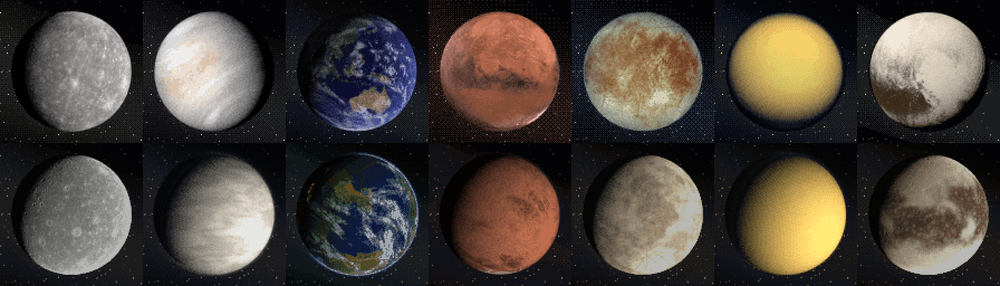
#> input picture solar_sheet.png, 1000 x 286 px, shrunk from 1792 x 512 before the run
$ python color_stats.py ../solar_sheet.png
#> lines starting #> are read from the running program, lines starting #| are printed output that depends on the picture; after the words box and inside, x2 and y2 are one past the last pixel; in counts of white or black regions, pixels touching at a corner belong together
"""Compare the colours of a photo and a render, per material.

Pixels are labelled by colour alone (photos have no material labels), the same
way for both images: space = dark, cloud = bright + grey, ocean = blue-dominant,
land = the rest. Prints share, median RGB and saturation per class.

  uv run --no-project --with numpy --with pillow python tools/color_stats.py \
      earth_images/leo_0.jpeg:0,100,678,339 leo_raw_x4.png
"""
import sys

import numpy as np
from PIL import Image


def load(arg):
#> called with arg = '../solar_sheet.png'
    path, _, crop = arg.partition(":")
    im = Image.open(path).convert("RGB")
    if crop:
        x, y, w, h = map(int, crop.split(","))
        im = im.crop((x, y, x + w, y + h))
    return np.asarray(im, dtype=np.float32) / 255.0


def classes(px):
    r, g, b = px[..., 0], px[..., 1], px[..., 2]
    mx, mn = px.max(-1), px.min(-1)
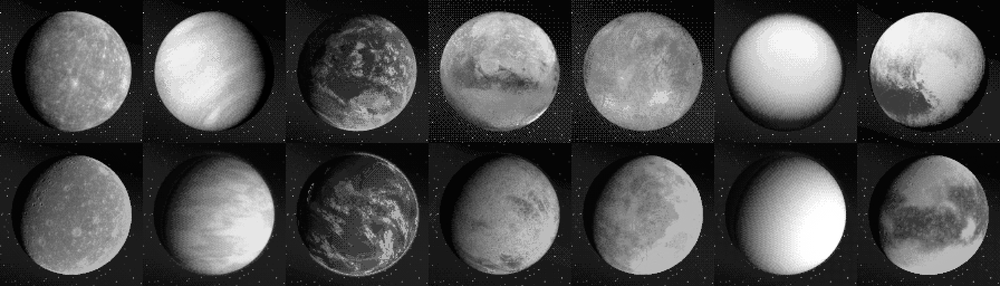
#> mx: shape (286, 1000) float32; min 0, max 1, mean 0.309
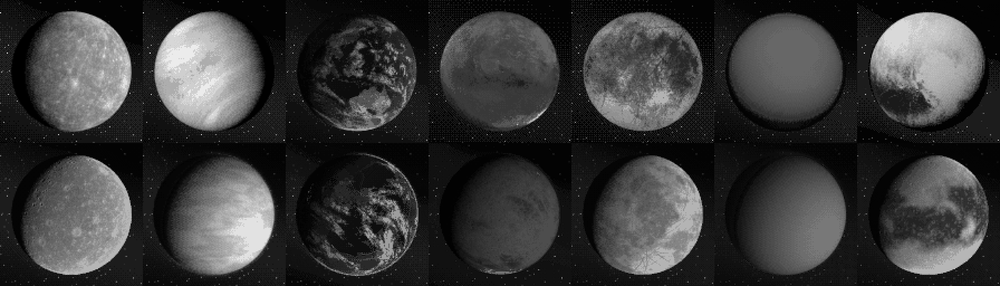
#> mn: shape (286, 1000) float32; min 0, max 0.941, mean 0.221
    sat = (mx - mn) / np.maximum(mx, 1e-3)
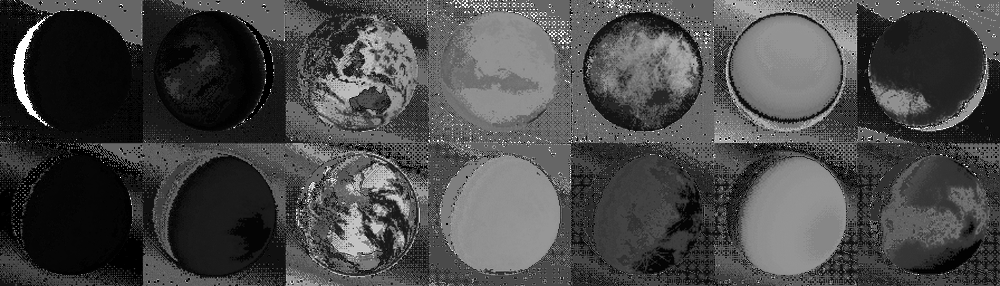
#> sat: shape (286, 1000) float32; min 0, max 1, mean 0.286
    space = mx < 0.08
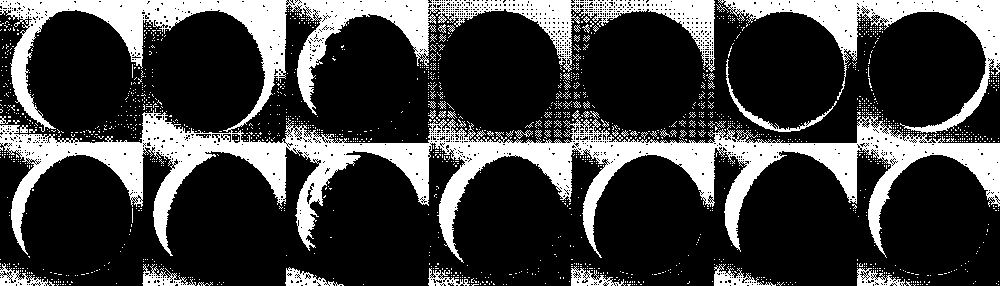
#> space: shape (286, 1000) bool; 24.7% white; 1547 white regions (1502 under 20 px), largest, box (x1, y1, x2, y2) and area: (0, 0, 1000, 263) 55019, (718, 0, 1000, 133) 7383, (726, 59, 837, 132) 595
    cloud = ~space & (mn > 0.55) & (sat < 0.25)
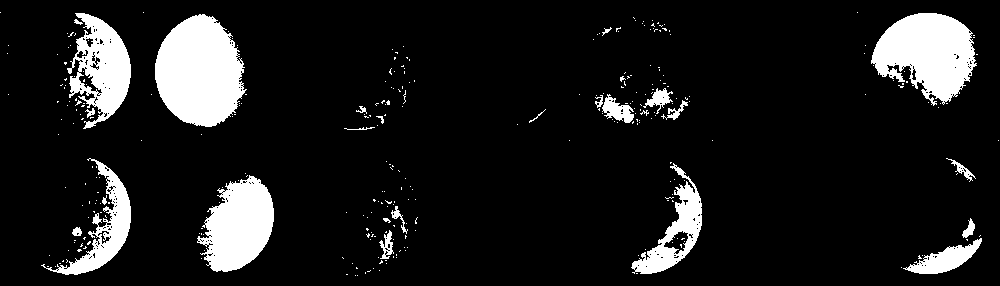
#> cloud: shape (286, 1000) bool; 11.1% white; 313 white regions (287 under 20 px), largest, box (x1, y1, x2, y2) and area: (155, 14, 247, 127) 7573, (871, 13, 977, 106) 6273, (197, 175, 274, 272) 4876
    ocean = ~space & ~cloud & (b > r + 0.03) & (b >= g)
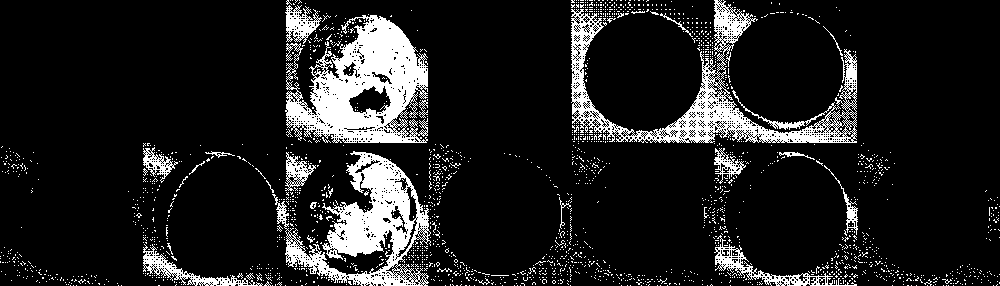
#> ocean: shape (286, 1000) bool; 12.8% white; 1971 white regions (1944 under 20 px), largest, box (x1, y1, x2, y2) and area: (285, 15, 428, 143) 10249, (571, 0, 857, 143) 8536, (272, 151, 431, 286) 8055
    land = ~space & ~cloud & ~ocean
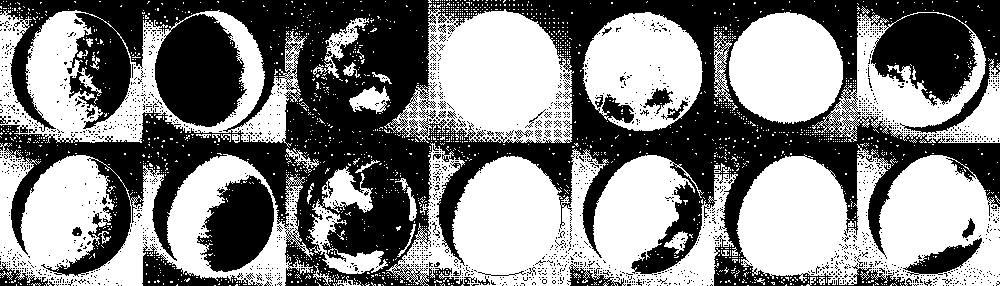
#> land: shape (286, 1000) bool; 51.5% white; 2037 black regions (1999 under 20 px), largest, box (x1, y1, x2, y2) and area: (0, 0, 1000, 286) 123835, (197, 175, 274, 272) 4876, (142, 244, 263, 286) 1590
    return {"space": space, "cloud": cloud, "ocean": ocean, "land": land}, sat


def report(arg):
    px = load(arg)
    cls, sat = classes(px)
#> cls = 4 items
    n = px.shape[0] * px.shape[1]
#> n = 286000
    print(arg)
    for name, m in cls.items():
        if m.sum() < 20:
            print(f"  {name:6s} {100 * m.mean():5.1f}%")
            continue
        med = np.median(px[m], axis=0)
        q = np.percentile(px[m].mean(-1), [10, 90])
        print(f"  {name:6s} {100 * m.sum() / n:5.1f}%  median rgb {med[0]:.2f} {med[1]:.2f} {med[2]:.2f}"
              f"  sat {np.median(sat[m]):.2f}  luma p10-p90 {q[0]:.2f}-{q[1]:.2f}")
#> this loop made 4 passes
#> (name, med, q) on passes 1 to 4: ('space', [0.0196, 0.0196, 0.0275], [0.0131, 0.0601]), ('cloud', [0.725, 0.718, 0.682], [0.596, 0.867]), ('ocean', [0.0706, 0.0863, 0.122], [0.0758, 0.325]), ('land', [0.357, 0.29, 0.224], [0.085, 0.559])
#|   space   24.7%  median rgb 0.02 0.02 0.03  sat 0.33  luma p10-p90 0.01-0.06
#|   cloud   11.1%  median rgb 0.73 0.72 0.68  sat 0.08  luma p10-p90 0.60-0.87
#|   ocean   12.8%  median rgb 0.07 0.09 0.12  sat 0.41  luma p10-p90 0.08-0.33
#|   land    51.5%  median rgb 0.36 0.29 0.22  sat 0.25  luma p10-p90 0.08-0.56


for a in sys.argv[1:]:
    report(a)
